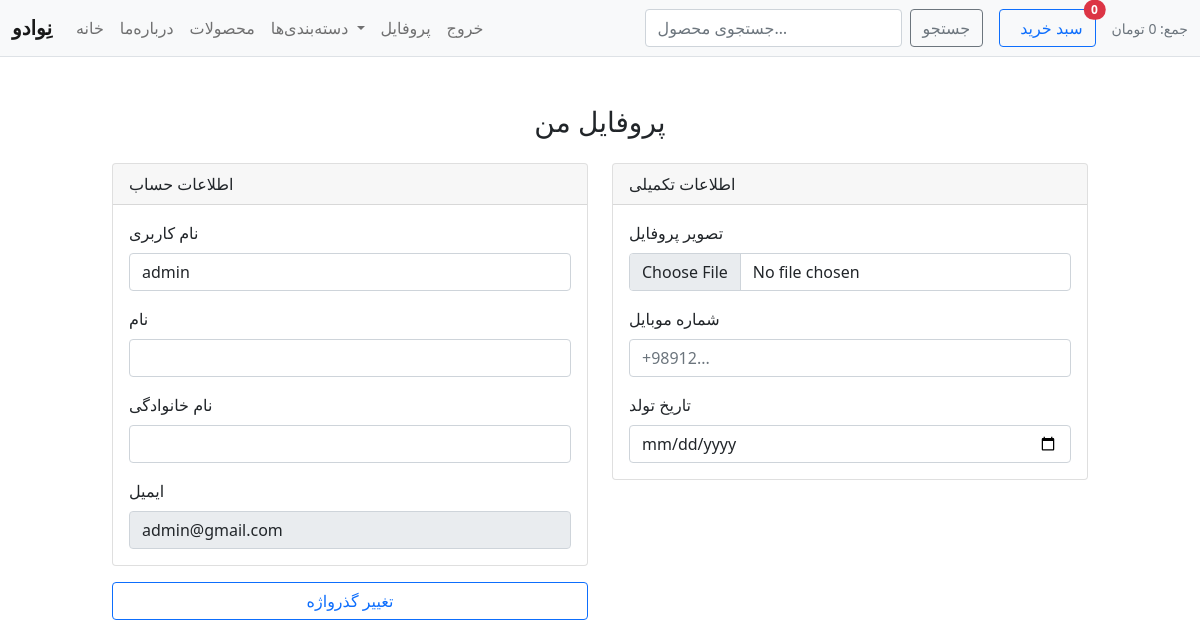
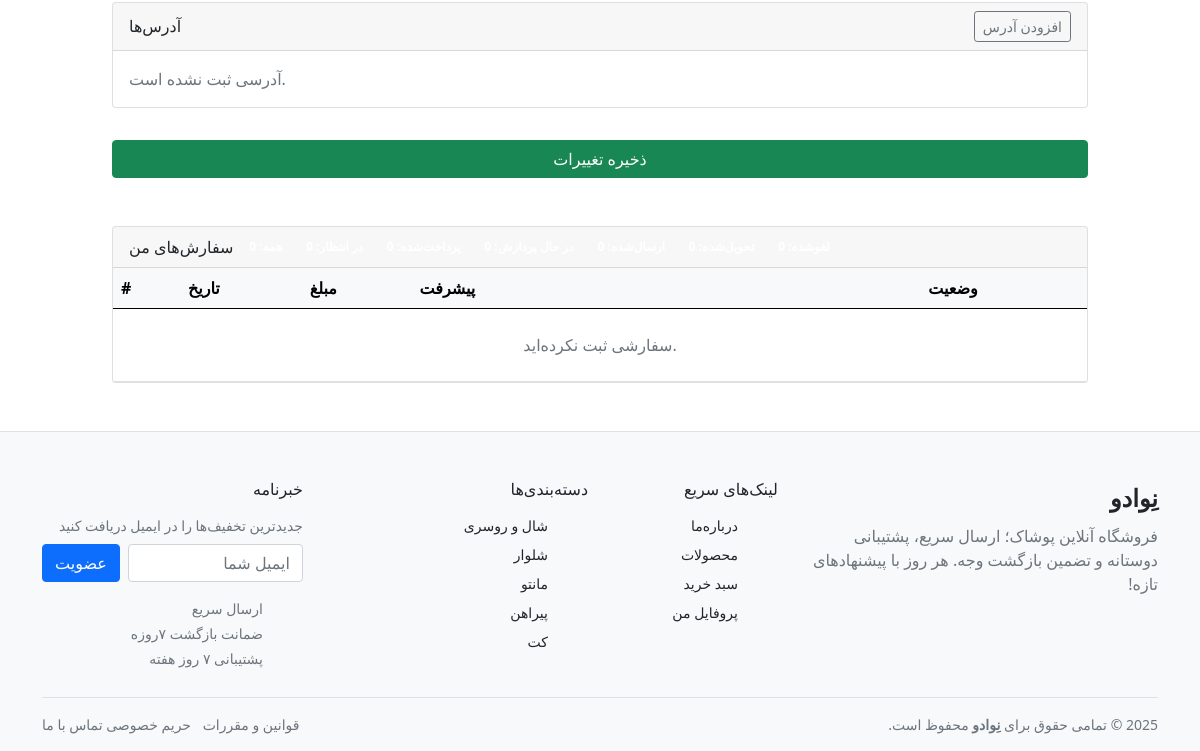
/accounts/profile/user/ (signed in), run on an earlier commit of the app's database (2 pictures, top to bottom).
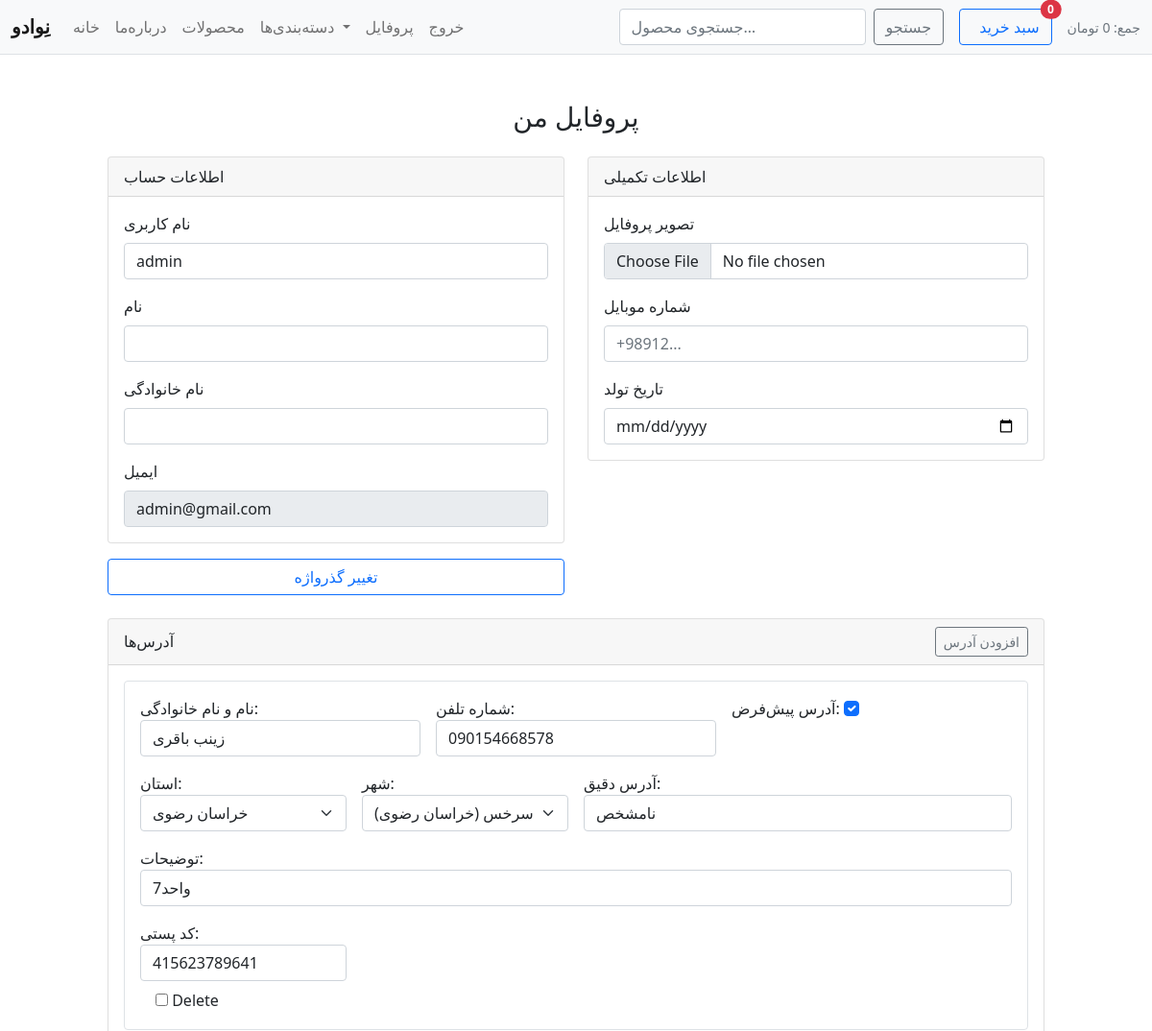
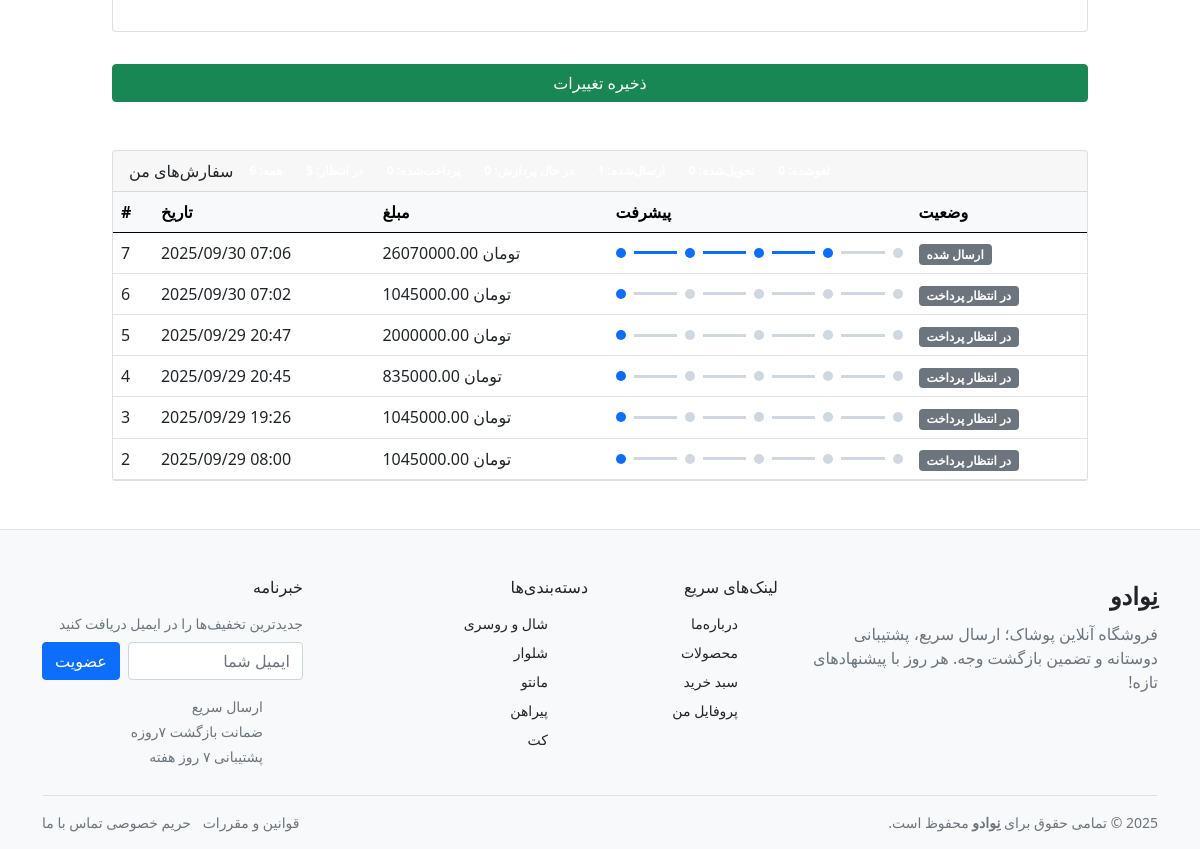
And on a later commit of the database (2 pictures, top to bottom).
### products/models.py (models this page shows, shortened)
class Category(models.Model):
    name = models.CharField(_("نام دسته"), max_length=100)
    slug = models.SlugField(_("اسلاگ"), unique=True, allow_unicode=True, max_length=120)
    parent = models.ForeignKey(
        "self", null=True, blank=True, related_name="children", on_delete=models.CASCADE
    )
    is_active = models.BooleanField(_("فعال"), default=True)
    class Meta:
        verbose_name = _("دسته")
        verbose_name_plural = _("دسته‌ها")
        ordering = ["name"]
        indexes = [models.Index(fields=["slug"])]
    def get_absolute_url(self):
        return reverse("products:category", args=[self.slug])

### orders/models.py (models this page shows, shortened)
class Order(models.Model):
    class Status(models.TextChoices):
        PENDING = "pending", _("در انتظار پرداخت")
        PAID = "paid", _("پرداخت شده")
        CANCELED = "canceled", _("لغو شده")
        SHIPPED = "shipped", _("ارسال شده")
    user = models.ForeignKey(
        settings.AUTH_USER_MODEL,
        on_delete=models.SET_NULL,
        null=True,
        blank=True,
        related_name="orders",
        verbose_name=_("کاربر"),
    )
    status = models.CharField(
        _("وضعیت"), max_length=16, choices=Status.choices, default=Status.PENDING
    )
    full_name = models.CharField(_("نام و نام‌خانوادگی"), max_length=100)
    phone = models.CharField(_("تلفن"), max_length=20, blank=True)
    province = models.CharField(_("استان"), max_length=100)
    city = models.CharField(_("شهر"), max_length=100)
    address_exact = models.CharField(_("آدرس دقیق"), max_length=255)
    postal_code = models.CharField(_("کد پستی"), max_length=20, blank=True)
    note = models.TextField(_("توضیحات سفارش"), blank=True)
    subtotal = models.DecimalField(
        _("جمع جزء"), max_digits=12, decimal_places=2, default=0
    )
    shipping_cost = models.DecimalField(
        _("هزینه ارسال"), max_digits=12, decimal_places=2, default=0
    )
    total = models.DecimalField(
        _("مبلغ نهایی"), max_digits=12, decimal_places=2, default=0
    )
    created_at = models.DateTimeField(_("تاریخ ایجاد"), default=timezone.now)
    class Meta:
        ordering = ["-created_at"]
        verbose_name = _("سفارش")
        verbose_name_plural = _("سفارش‌ها")

### accounts/views.py (the view)
# urls.py: path("profile/user/", views.user_profile_user, name="profile_user"),  # قالب کاربر
@login_required
def user_profile_user(request):
    built = _build_profile_context(request)
    if built.get("redirect"):
        return redirect(built["redirect_to"])
    return render(request, "accounts/profile_user.html", built["ctx"])

### accounts/forms.py
class UserProfileForm(forms.ModelForm):
    email = forms.EmailField(
        label=_("ایمیل"),
        disabled=True,
        required=False,
        widget=forms.EmailInput(attrs={"class": "form-control"}),
    )
    class Meta:
        model = User
        fields = ["username", "first_name", "last_name", "email"]
        widgets = {
            "username": forms.TextInput(
                attrs={"class": "form-control", "autocomplete": "username"}
            ),
            "first_name": forms.TextInput(
                attrs={"class": "form-control", "autocomplete": "given-name"}
            ),
            "last_name": forms.TextInput(
                attrs={"class": "form-control", "autocomplete": "family-name"}
            ),
        }
        labels = {
            "username": _("نام کاربری"),
            "first_name": _("نام"),
            "last_name": _("نام خانوادگی"),
        }

### accounts/models.py (called while the page is built)
    def __str__(self):
        return self.name

    def __str__(self):
        return f"{self.name} ({self.province.name})"

### cart/cart.py (called while the page is built)
    def total_quantity(self):
        return sum(int(i["quantity"]) for i in self.cart.values())

### accounts/templates/accounts/profile_user.html (shortened to what the changed rows need)
{% extends "_base.html" %}
{% load i18n %}
{% block content %}
<div class="container mt-5" style="max-width: 1000px;">
  <form method="post" enctype="multipart/form-data" class="row g-4">
    <div class="col-12">
      <div class="card">
        <div class="card-body">
          <div id="addresses-container">
            {% for form in formset %}
              <div class="border rounded p-3 mb-3 address-item">
                <div class="row g-3">
                  <div class="col-md-4">
                    {{ form.full_name.label_tag }} {{ form.full_name }} {{ form.full_name.errors }}
                  </div>
                  <div class="col-md-4">
                    {{ form.phone.label_tag }} {{ form.phone }} {{ form.phone.errors }}
                  </div>
                  <div class="col-md-4">
                    {{ form.is_default.label_tag }} {{ form.is_default }} {{ form.is_default.errors }}
                  </div>
                  <div class="col-md-3">
                    {{ form.province.label_tag }} {{ form.province }} {{ form.province.errors }}
                  </div>
                  <div class="col-md-3">
                    {{ form.city.label_tag }} {{ form.city }} {{ form.city.errors }}
                  </div>
                  <div class="col-md-6">
                    {{ form.address_exact.label_tag }} {{ form.address_exact }} {{ form.address_exact.errors }}
                  </div>
                  <div class="col-md-12">
                    {{ form.description.label_tag }} {{ form.description }} {{ form.description.errors }}
                  </div>
                  <div class="col-md-3">
                    {{ form.postal_code.label_tag }} {{ form.postal_code }} {{ form.postal_code.errors }}
                  </div>
                  {% if form.DELETE %}
                    <div class="col-12 form-check mt-2">
                      {{ form.DELETE }} <label class="form-check-label">{{ form.DELETE.label }}</label>
                    </div>
                  {% endif %}
                </div>
              </div>
            {% empty %}
              <p class="text-muted mb-0">{% trans "آدرسی ثبت نشده است." %}</p>
            {% endfor %}
          </div>
        </div>
      </div>
    </div>
  </form>
  <div class="mt-5">
    <div class="card">
      <div class="card-body p-0">
        <div class="table-responsive">
          <table class="table align-middle mb-0">
            <thead class="table-light">
              <tr>
                <th>#</th>
                <th>{% trans "تاریخ" %}</th>
                <th>{% trans "مبلغ" %}</th>
                <th style="min-width:200px">{% trans "پیشرفت" %}</th>
                <th>{% trans "وضعیت" %}</th>
              </tr>
            </thead>
            <tbody>
              {% for o in orders %}
                <tr>
                  <td>{{ o.id }}</td>
                  <td>{{ o.created_at|date:"Y/m/d H:i" }}</td>
                  <td>{{ o.total }} {% trans "تومان" %}</td>
                  <td>
                    {% with s=o.step|default:1 %}
                    <div class="stepper">
                      <div class="dot {% if s >= 1 %}active{% endif %}"></div>
                      <div class="bar {% if s >= 2 %}active{% endif %}"></div>
                      <div class="dot {% if s >= 2 %}active{% endif %}"></div>
                      <div class="bar {% if s >= 3 %}active{% endif %}"></div>
                      <div class="dot {% if s >= 3 %}active{% endif %}"></div>
                      <div class="bar {% if s >= 4 %}active{% endif %}"></div>
                      <div class="dot {% if s >= 4 %}active{% endif %}"></div>
                      <div class="bar {% if s >= 5 %}active{% endif %}"></div>
                      <div class="dot {% if s >= 5 %}active{% endif %}"></div>
                    </div>
                    {% endwith %}
                  </td>
                  <td>
                    <span class="badge bg-secondary">{{ o.get_status_display|default:o.status }}</span>
                  </td>
                </tr>
              {% empty %}
                <tr><td colspan="5" class="text-center py-4 text-muted">{% trans "سفارشی ثبت نکرده‌اید." %}</td></tr>
              {% endfor %}
            </tbody>
          </table>
        </div>
      </div>
    </div>
  </div>
</div>
{% endblock %}

### templates/_footer.html (shortened to what this page needs)
{% load static i18n %}
<footer class="site-footer mt-5 pt-5 border-top bg-light">
  <div class="container">
    <div class="row g-4 mb-4">
      <div class="col-12 col-lg-4">
        <a href="{% url 'home:index' %}" class="fs-4 fw-bold text-decoration-none text-dark">نِوادو</a>
        <p class="text-muted mt-2">
          فروشگاه آنلاین پوشاک؛ ارسال سریع، پشتیبانی دوستانه و تضمین بازگشت وجه.
          هر روز با پیشنهادهای تازه!
        </p>
      </div>
      <div class="col-6 col-lg-2">
        <h6 class="fw-semibold mb-3">{% trans "لینک‌های سریع" %}</h6>
        <ul class="list-unstyled small">
          <li class="mb-2"><a class="link-dark text-decoration-none" href="{% url 'home:about' %}">{% trans "درباره‌ما" %}</a></li>
          <li class="mb-2"><a class="link-dark text-decoration-none" href="{% url 'products:list' %}">{% trans "محصولات" %}</a></li>
          <li class="mb-2"><a class="link-dark text-decoration-none" href="{% url 'cart:detail' %}">{% trans "سبد خرید" %}</a></li>
          {% if request.user.is_authenticated %}
            <li class="mb-2"><a class="link-dark text-decoration-none" href="{% url 'accounts:profile' %}">{% trans "پروفایل من" %}</a></li>
          {% else %}
            <li class="mb-2"><a class="link-dark text-decoration-none" href="{% url 'accounts:login' %}">{% trans "ورود" %}</a></li>
          {% endif %}
        </ul>
      </div>
      <div class="col-6 col-lg-3">
        <h6 class="fw-semibold mb-3">{% trans "دسته‌بندی‌ها" %}</h6>
        <ul class="list-unstyled small">
          {% for c in footer_categories|default:top_categories|slice:":6" %}
            <li class="mb-2">
              <a class="link-dark text-decoration-none" href="{{ c.get_absolute_url }}">{{ c.name }}</a>
            </li>
          {% empty %}
            <li class="text-muted">{% trans "به‌زودی…" %}</li>
          {% endfor %}
        </ul>
      </div>
      <div class="col-12 col-lg-3">
        <h6 class="fw-semibold mb-3">{% trans "خبرنامه" %}</h6>
        <p class="text-muted small mb-2">{% trans "جدیدترین تخفیف‌ها را در ایمیل دریافت کنید" %}</p>
        <form class="d-flex gap-2" method="post" action="#">
          <input type="email" class="form-control" placeholder="{% trans 'ایمیل شما' %}" required />
          <button class="btn btn-primary">{% trans "عضویت" %}</button>
        </form>
        <ul class="list-unstyled small mt-3 mb-0 text-muted">
          <li class="mb-1"> {% trans "ارسال سریع" %}</li>
          <li class="mb-1"> {% trans "ضمانت بازگشت ۷روزه" %}</li>
          <li class="mb-1"> {% trans "پشتیبانی ۷ روز هفته" %}</li>
        </ul>
      </div>
    </div>
    <div class="d-flex flex-column flex-md-row gap-2 justify-content-between align-items-center py-3 border-top">
      <div class="small text-muted">
        <span id="ft-year"></span>
        © تمامی حقوق برای <strong>نِوادو</strong> محفوظ است.
      </div>
      <ul class="list-inline small mb-0">
        <li class="list-inline-item"><a class="link-secondary text-decoration-none" href="#">{% trans "قوانین و مقررات" %}</a></li>
        <li class="list-inline-item"><a class="link-secondary text-decoration-none" href="#">{% trans "حریم خصوصی" %}</a></li>
        <li class="list-inline-item"><a class="link-secondary text-decoration-none" href="#">{% trans "تماس با ما" %}</a></li>
      </ul>
    </div>
  </div>
</footer>

What changed in the data, as far as the page shows it:
added Order: id "7", created_at "2025/09/30 07:06", total "26070000.00", status "ارسال شده"
added Order: id "6", created_at "2025/09/30 07:02", total "1045000.00", status "در انتظار پرداخت"
added Order: id "5", created_at "2025/09/29 20:47", total "2000000.00", status "در انتظار پرداخت"
added Order: id "4", created_at "2025/09/29 20:45", total "835000.00", status "در انتظار پرداخت"
added Order: id "3", created_at "2025/09/29 19:26", total "1045000.00", status "در انتظار پرداخت"
added Order: id "2", created_at "2025/09/29 08:00", total "1045000.00", status "در انتظار پرداخت"
Also different on the page:
new list line: "نام و نام خانوادگی: زینب باقری شماره تلفن: 090154668578 آدرس پیش‌فرض: ☑ استان: خراسان رضوی شهر: سرخس (خراسان رضوی) آدرس دقیق: نامشخص توضیحات: واحد7 کد پستی: 415623789641 ☐ Delete"
text no longer shown: "آدرسی ثبت نشده است. سفارشی ثبت نکرده‌اید."
